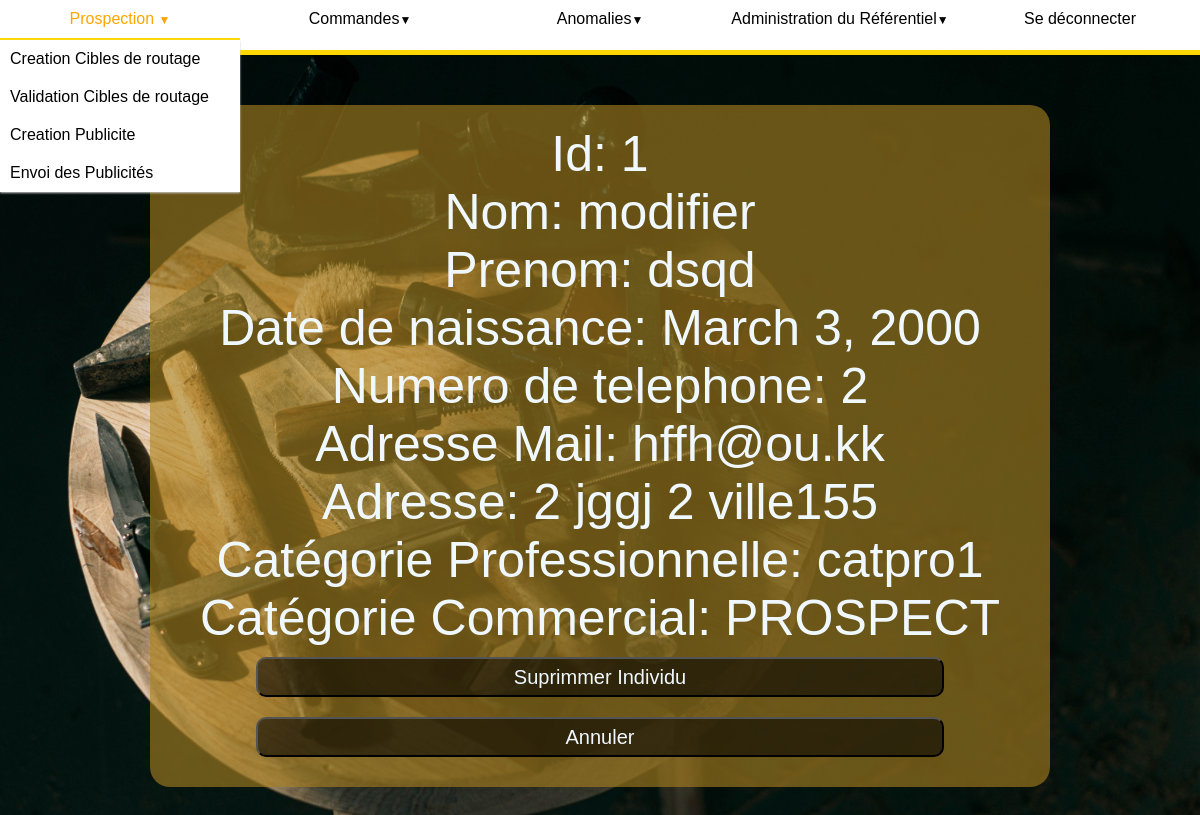
The page /referentiel/delindividu/1 (signed in) on the database its author committed.
### referentiel/models.py (models this page shows, shortened)
class Individu(models.Model):
    nom = models.CharField(max_length=50)
    prenom = models.CharField(max_length=50)
    datenaissance = models.DateField()
    ntel = models.DecimalField(max_digits=10, decimal_places=0)
    mail = models.EmailField(null=True)
    adresse = models.ForeignKey(Adresse, on_delete=models.CASCADE)
    catprofessionnelle = models.ForeignKey(
        Catprofessionnelle, on_delete=models.CASCADE)
    prospect = "PROSPECT"
    client = "CLIENT"
    interdit = "INTERDIT"
    cat_choix = [(prospect, "possible client"),
                 (client, "client"),
                 (interdit, " client interdit")
                 ]
    catcommerciale = models.CharField(
        max_length=20, choices=cat_choix, default=prospect)

class Adresse(models.Model):
    numero = models.IntegerField()
    rue = models.CharField(max_length=100)
    codepostal = models.DecimalField(max_digits=5, decimal_places=0)
    ville = models.CharField(max_length=50)
    def __str__(self) -> str:
        return str(self.numero)+" "+self.rue+"\n "+str(self.codepostal)+" "+self.ville

class Catprofessionnelle(models.Model):
    nom = models.CharField(max_length=100)
    def __str__(self) -> str:
        return self.nom

### referentiel/views.py (the view)
# urls.py: path('delindividu/<str:pk>', views.delIndividu, name='supressionIndividu'),
@permission_required("utilisateurs.perm_administrerRef")
def delIndividu(request, pk):
    individu = get_object_or_404(Individu, pk=pk)
    if(request.method == "POST"):
        if "annuler" in request.POST:
            return redirect('/referentiel/individus')
        else:
            individu.delete()
            return redirect('/referentiel/individus')
    contexte = {'individu': individu}
    return render(request, 'referentiel/deleteindividu.html', contexte)

### referentiel/templates/referentiel/deleteindividu.html (shortened to what this page needs)
{% extends 'referentiel/referentiel_view.html' %}
{%block content %}
{% load static %}
<link rel="stylesheet" type="text/css" href="{% static 'referentiel/delete.css' %}">
<div class='contenu'>
<p>
    Id: {{individu.id}}
</p>
<p>
    Nom: {{individu.nom}}
</p>
<p>
    Prenom: {{individu.prenom}}
</p>
<p>
    Date de naissance: {{individu.datenaissance}}
</p>
<p>
    Numero de telephone: {{individu.ntel}}
</p>
<p>
    Adresse Mail: {{individu.mail}}
</p>
<p>
    Adresse: {{individu.adresse}}
</p>
<p>
    Catégorie Professionnelle: {{individu.catprofessionnelle}}
</p>
<p>
    Catégorie Commercial: {{individu.catcommerciale}}
</p>
<form method="post">
    <button class='btn' type="submit">Suprimmer Individu</button>
    <button class='btn' type="submit" name='annuler'>Annuler</button>
</form>
</div>
{%endblock content %}

### referentiel/static/referentiel/navigationbar.css (style rules this page uses)
* { margin: 0px; padding: 0px; font-family: Avenir, sans-serif; }

### referentiel/static/referentiel/delete.css (style rules this page uses)
body { background-image: url('pexels-ivan-samkov-4491874.jpg'); background-size: 100% 100%; min-height: 900px; }
.contenu { margin: 50px 150px; border-radius: 20px; background-color: rgba(172, 132, 33, 0.603); padding: 20px; }
p { text-align: center; color: aliceblue; font-family: 'Franklin Gothic Medium', 'Arial Narrow', Arial, sans-serif; font-size: 50px; }
.btn { margin: 10px 10%; height: 40px; width: 80%; border-radius: 10px; background-color: rgba(0, 0, 0, 0.568); color: aliceblue; font-size: 20px; }

### rows shown on the page
Individu: id "1", nom "modifier", prenom "dsqd", datenaissance "March 3, 2000", ntel "2", mail "hffh@ou.kk", adresse "2 jggj 2 ville155", catprofessionnelle "catpro1", catcommerciale "PROSPECT"
